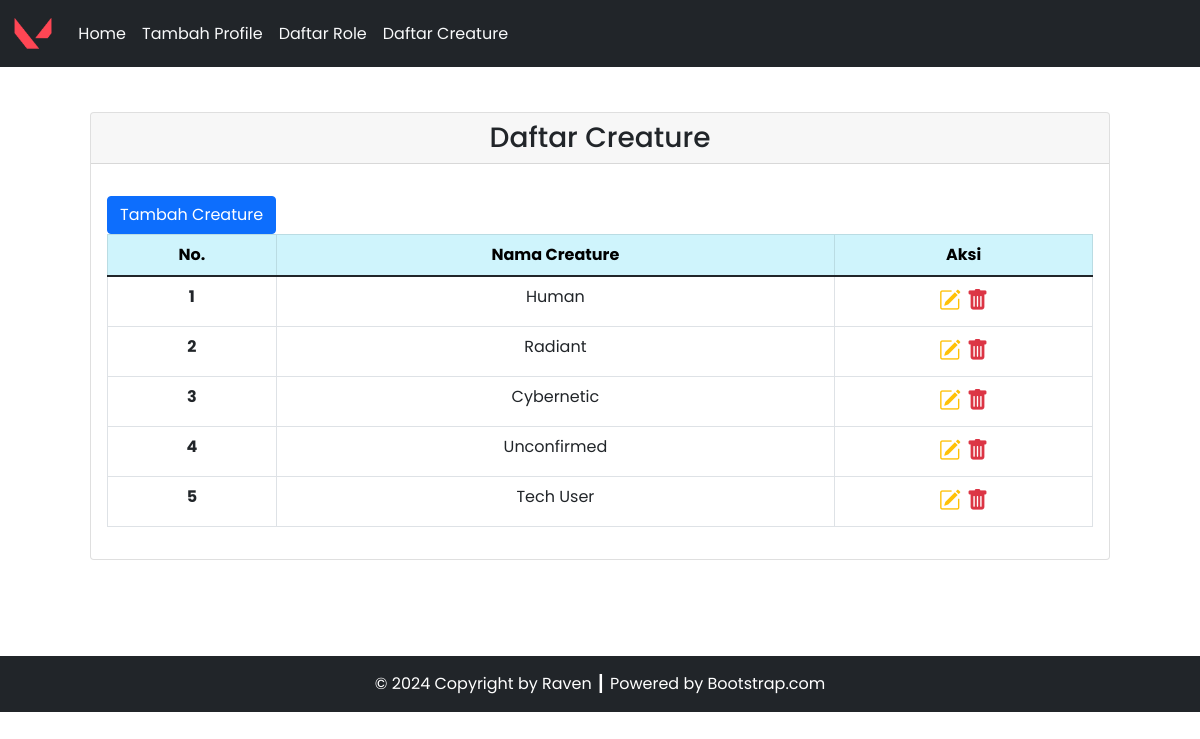
Screenshot of /creature.php with the database file from the repository.
### tables this page shows
CREATE TABLE `creature` (
  `creature_id` int(11) NOT NULL,
  `creature_nama` varchar(100) NOT NULL
);

### config/db.php (called while the page is built)
<?php
$DB_HOST = "localhost";
$DB_USERNAME = "root";
$DB_PASSWORD = "";
$DB_NAME = "db_valorant";

### classes/DB.php (called while the page is built, shortened)
<?php
class DB
{
    private $hostname;
    private $username;
    private $password;
    private $dbname;
    private $conn;
    private $result;
    function __construct($hostname, $username, $password, $dbname)
    {
        $this->hostname = $hostname;
        $this->username = $username;
        $this->password = $password;
        $this->dbname = $dbname;
    }
    function open()
    {
        $this->conn = mysqli_connect($this->hostname, $this->username, $this->password, $this->dbname);
    }
    function execute($query)
    {
        $this->result = mysqli_query($this->conn, $query);
    }
    function getResult()
    {
        return mysqli_fetch_array($this->result);
    }
}

### classes/Creature.php (called while the page is built, shortened)
<?php
class Creature extends DB
{
    function getCreature()
    {
        $query = "SELECT * FROM creature";
        return $this->execute($query);
    }
}

### creature.php (the view, shortened to what this page needs)
<?php
include('config/db.php');
include('classes/DB.php');
include('classes/Creature.php');
$creature = new Creature($DB_HOST, $DB_USERNAME, $DB_PASSWORD, $DB_NAME);
$creature->open();
$creature->getCreature();
$header = '<tr>
<th scope="row">No.</th>
<th scope="row">Nama Creature</th>
<th scope="row">Aksi</th>
</tr>';
$data = null;
$no = 1;
while ($crea = $creature->getResult()) {
    $data .= '<tr>
    <th scope="row">' . $no . '</th>
    <td>' . $crea['creature_nama'] . '</td>
    <td style="font-size: 22px;">
        <a href="crud/update_creature.php?id=' . $crea['creature_id'] . '" title="Edit Data"><i class="bi bi-pencil-square text-warning"></i></a>&nbsp;<a href="creature.php?hapus=' . $crea['creature_id'] . '" title="Delete Data"><i class="bi bi-trash-fill text-danger"></i></a>
        </td>
    </tr>';
    $no++;
}
$addrole = '<div class="mt-3">
    <a href="crud/create_creature.php" class="btn btn-primary">Tambah Creature</a>
</div>';

### rows the page displays
creature: creature_nama "Human"
creature: creature_nama "Radiant"
creature: creature_nama "Cybernetic"
creature: creature_nama "Unconfirmed"
creature: creature_nama "Tech User"

### other values shown
$this->content "Home Tambah Profile Daftar Role Daftar Creature Daftar Creature © 2024 Copyright by Raven ┃ Powered by Bootstrap.com"
